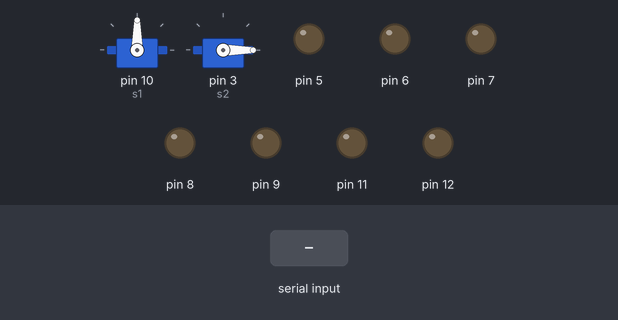
Recording of a sketch running on a simulated Arduino Uno, built with avr-gcc and run on an emulated ATmega328P. Parts: 2 × servo, output pins drawn as LEDs (lit = HIGH). Inputs (shaded band) come from the test bench.

Above: at 4.2 s.
4.3 s: "p" received over Serial
At 5.4 s:
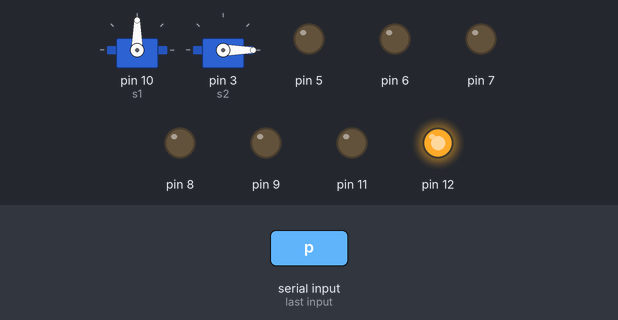
5.8 s: "o" received over Serial
At 6.5 s:
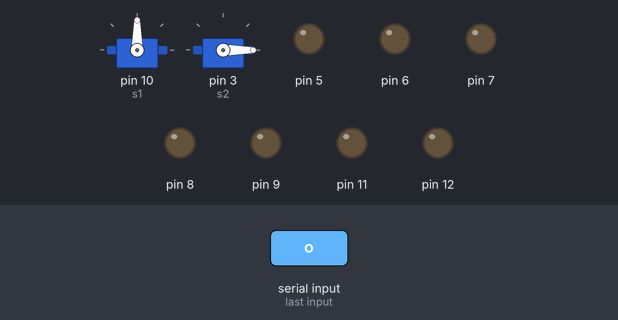
Timing chart, 0 to 8.8 s (numbered marks = the images above; inputs shaded):
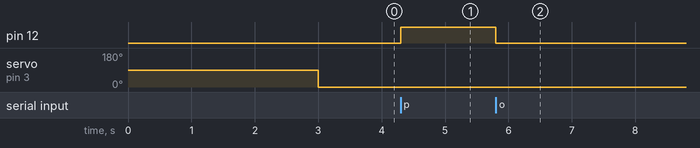

Measured:
- after the input at 4.3 s, pin 12: LOW → HIGH at once
- after the input at 5.8 s, pin 12: HIGH → LOW at once

The sketch:

motorsAndBL_Test.ino
```cpp
#include "Servo.h"

Servo s1,s2;

void drive_motors(double val);
void drive_motors_backwards(double val);
short int pan_angle = 90;
short int tilt_angle = 0;
void setup() {
  // put your setup code here, to run once:
  pinMode(9,OUTPUT);
  pinMode(5,OUTPUT);
  pinMode(6,OUTPUT);
  pinMode(11,OUTPUT);
  pinMode(7,OUTPUT);
  pinMode(8,OUTPUT);
  pinMode(12,OUTPUT);
  s1.attach(10); //Pan
  s2.attach(3);  //tilt
  s1.write(pan_angle);
  delay(3000);
  s2.write(tilt_angle);
  Serial.begin(9600);
}

void loop() {
  // put your main code here, to run repeatedly:
  if(Serial.available() > 0){
    char msg = Serial.read();
    if(msg == 'p')
      digitalWrite(12,HIGH);
    else if(msg == 'o')
      digitalWrite(12,LOW);
    else if(msg == 'i'){
      tilt_angle++;
      s2.write(tilt_angle);
    }
    else if(msg == 'k'){
      tilt_angle--;
      s2.write(tilt_angle);
    }
    else if(msg == 'j'){
      pan_angle++;
      s1.write(pan_angle);
    }
    else if(msg == 'l'){
      pan_angle--;
      s1.write(pan_angle);
    }
  }

}

void drive_motors_backwards(double val){
  analogWrite(9,val);
  digitalWrite(5,LOW);
  digitalWrite(6,HIGH);
  analogWrite(11,val);
  digitalWrite(7,LOW);
  digitalWrite(8,HIGH);
}

void drive_motors(double val){
  analogWrite(9,val);
  digitalWrite(5,HIGH);
  digitalWrite(6,LOW);
  analogWrite(11,val);
  digitalWrite(7,HIGH);
  digitalWrite(8,LOW);
  }
```
